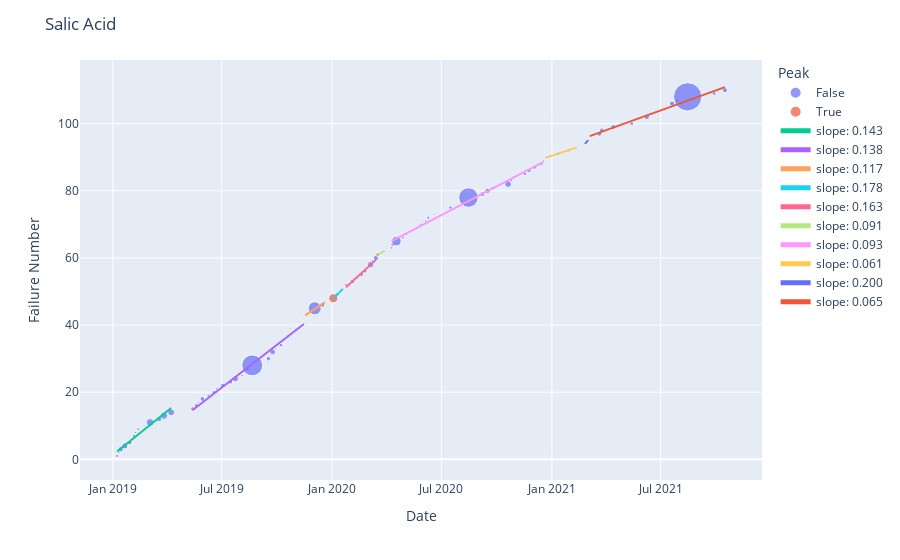

Notebook cell for this chart:
### Code cell
fig = make_scatter_with_regr(result, peaks, x_label='Date')
fig.update_layout(title = 'Salic Acid')
fig.write_image('../assets/salic_acid_2.svg')
fig.show()

### Figure 1 — Plotly figure (JSON) as saved in the notebook; plotly's stock layout.template omitted (floating-point values rounded to 4 significant figures)
{"data": [{"hovertemplate": "Peak=False<br>Date=%{x}<br>Failure Number=%{y}<br>Loss=%{marker.size}<extra></extra>", "legendgroup": "False", "marker": {"color": "#636efa", "size": [29.2, 17.06, 85.68, 114.0, 64.6, 14.43, 28.58, 17.58, 26.04, 15.02, 180.1, 87.25, 156.6, 140.5, 50.36, 13.13, 69.5, 22.58, 37.08, 19.41, 60.9, 46.16, 113.5, 17.09, 10.11, 45.11, 1302.0, 15.83, 59.83, 9.88, 100.7, 10.57, 38.41, 13.29, 8.35, 9.7, 8.61, 11.43, 9.83, 10.5, 11.1, 10.35, 506.2, 67.57, 9.53, 54.9, 15.95, 8.57, 58.86, 15.09, 43.59, 38.69, 10.49, 123, 26.5, 82.17, 9.11, 41.73, 279.1, 24.25, 15.36, 11.18, 8.22, 12.73, 21.24, 31.33, 15.35, 9.15, 34.57, 17.59, 10.82, 1133.0, 69.48, 83.91, 16.62, 134.1, 21.76, 24.89, 31.76, 46.46, 44.78, 27.79, 10.36, 42.36, 32.81, 10.09, 24.81, 75.52, 68, 73.24, 44.3, 10.28, 83.83, 25.41, 9.33, 17.82, 81.44, 30.21, 2378.0, 43.36, 80.56], "sizemode": "area", "sizeref": 5.945, "symbol": "circle"}, "mode": "markers", "name": "False", "orientation": "v", "showlegend": true, "type": "scatter", "x": ["2019-01-08", "2019-01-11", "2019-01-14", "2019-01-21", "2019-01-29", "2019-02-03", "2019-02-05", "2019-02-08", "2019-02-12", "2019-02-22", "2019-03-04", "2019-03-19", "2019-03-27", "2019-04-08", "2019-05-20", "2019-05-24", "2019-05-30", "2019-06-09", "2019-06-18", "2019-06-23", "2019-07-03", "2019-07-16", "2019-07-24", "2019-08-04", "2019-08-10", "2019-08-13", "2019-08-21", "2019-09-15", "2019-09-17", "2019-09-20", "2019-09-24", "2019-09-30", "2019-10-08", "2019-10-10", "2019-10-15", "2019-10-17", "2019-10-20", "2019-10-23", "2019-10-29", "2019-11-08", "2019-11-15", "2019-11-29", "2019-12-03", "2019-12-16", "2019-12-20", "2020-01-09", "2020-01-16", "2020-01-19", "2020-02-04", "2020-02-12", "2020-02-19", "2020-02-25", "2020-03-01", "2020-03-05", "2020-03-09", "2020-03-14", "2020-03-28", "2020-04-11", "2020-04-17", "2020-04-28", "2020-05-04", "2020-05-09", "2020-05-16", "2020-05-27", "2020-06-05", "2020-06-09", "2020-06-19", "2020-07-02", "2020-07-16", "2020-08-10", "2020-08-12", "2020-08-15", "2020-09-07", "2020-09-16", "2020-09-24", "2020-10-20", "2020-10-25", "2020-10-29", "2020-11-17", "2020-11-24", "2020-12-03", "2020-12-15", "2020-12-18", "2021-01-11", "2021-01-28", "2021-02-11", "2021-03-02", "2021-03-21", "2021-03-25", "2021-04-13", "2021-05-14", "2021-05-18", "2021-06-08", "2021-06-16", "2021-07-07", "2021-07-17", "2021-07-20", "2021-07-29", "2021-08-15", "2021-09-28", "2021-10-16"], "xaxis": "x", "y": [1, 2, 3, 4, 5, 6, 7, 8, 9, 10, 11, 12, 13, 14, 16, 17, 18, 19, 20, 21, 22, 23, 24, 25, 26, 27, 28, 29, 30, 31, 32, 33, 34, 35, 36, 37, 38, 39, 40, 41, 42, 44, 45, 46, 47, 49, 50, 51, 53, 54, 55, 56, 57, 58, 59, 60, 62, 64, 65, 66, 67, 68, 69, 70, 71, 72, 73, 74, 75, 76, 77, 78, 79, 80, 81, 82, 83, 84, 85, 86, 87, 88, 89, 91, 92, 93, 95, 97, 98, 99, 100, 101, 102, 103, 104, 105, 106, 107, 108, 109, 110], "yaxis": "y"}, {"hovertemplate": "Peak=True<br>Date=%{x}<br>Failure Number=%{y}<br>Loss=%{marker.size}<extra></extra>", "legendgroup": "True", "marker": {"color": "#EF553B", "size": [59.46, 8.82, 250.2, 26.27, 45.87, 20.96, 27.68, 9.11, 10.75], "sizemode": "area", "sizeref": 5.945, "symbol": "circle"}, "mode": "markers", "name": "True", "orientation": "v", "showlegend": true, "type": "scatter", "x": ["2019-05-14", "2019-11-17", "2020-01-03", "2020-01-24", "2020-03-17", "2020-04-09", "2020-12-24", "2021-02-25", "2021-03-05"], "xaxis": "x", "y": [15, 43, 48, 52, 61, 63, 90, 94, 96], "yaxis": "y"}, {"mode": "lines", "name": "slope: 0.143", "type": "scatter", "x": ["2019-01-08", "2019-04-08"], "y": [2.365, 15.28]}, {"mode": "lines", "name": "slope: 0.138", "type": "scatter", "x": ["2019-05-14", "2019-11-15"], "y": [14.72, 40.34]}, {"mode": "lines", "name": "slope: 0.117", "type": "scatter", "x": ["2019-11-17", "2019-12-20"], "y": [42.9, 46.75]}, {"mode": "lines", "name": "slope: 0.178", "type": "scatter", "x": ["2020-01-03", "2020-01-19"], "y": [47.95, 50.79]}, {"mode": "lines", "name": "slope: 0.163", "type": "scatter", "x": ["2020-01-24", "2020-03-14"], "y": [51.27, 59.43]}, {"mode": "lines", "name": "slope: 0.091", "type": "scatter", "x": ["2020-03-17", "2020-03-28"], "y": [61, 62]}, {"mode": "lines", "name": "slope: 0.093", "type": "scatter", "x": ["2020-04-09", "2020-12-18"], "y": [65.0, 88.61]}, {"mode": "lines", "name": "slope: 0.061", "type": "scatter", "x": ["2020-12-24", "2021-02-11"], "y": [89.95, 92.93]}, {"mode": "lines", "name": "slope: 0.200", "type": "scatter", "x": ["2021-02-25", "2021-03-02"], "y": [94, 95]}, {"mode": "lines", "name": "slope: 0.065", "type": "scatter", "x": ["2021-03-05", "2021-10-16"], "y": [96.27, 110.9]}], "layout": {"autosize": true, "legend": {"itemsizing": "constant", "title": {"text": "Peak"}, "tracegroupgap": 0}, "margin": {"t": 60}, "title": {"text": "Salic Acid"}, "xaxis": {"anchor": "y", "autorange": true, "domain": [0, 1], "range": ["2018-11-08 08:45:12.7159", "2021-12-15 15:14:47.2841"], "title": {"text": "Date"}, "type": "date"}, "yaxis": {"anchor": "x", "autorange": true, "domain": [0, 1], "range": [-6.956, 122.3], "title": {"text": "Failure Number"}, "type": "linear"}}}
